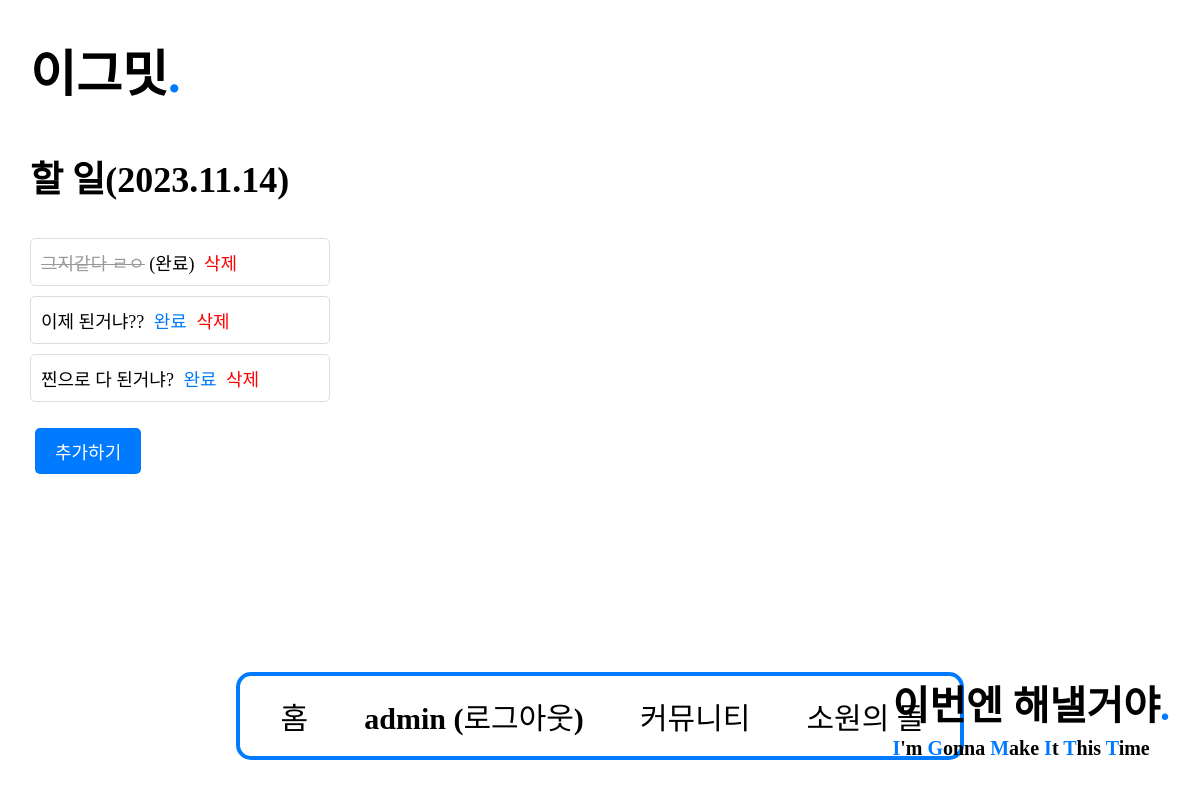
The page /todo/ (signed in) on the database its author committed.
### todolist/models.py (models this page shows, shortened)
class Task(models.Model):
    title = models.CharField(max_length=200)
    completed = models.BooleanField(default=False)

### todolist/views.py (the view)
# urls.py: path('', views.task_list, name='task_list'),
def task_list(request):
    tasks = Task.objects.all()
    return render(request, 'todo/task_list.html', {'tasks': tasks})

### todolist/templates/todo/task_list.html (shortened to what this page needs)
{% load static %}
<!DOCTYPE html>
<html>
  <head>
    <link
      rel="stylesheet"
      type="text/css"
      href="{% static 'todo_styles.css' %}"
    />
  </head>
  <body>
    <h1 class='logo-text'>이그밋<span>.</span></h1>
    <h1>할 일(2023.11.14)</h1>
    <ul>
      {% for task in tasks %}
        <li>
          {% if task.completed %}
            <s>{{ task.title }}</s> (완료)
          {% else %}
            {{ task.title }}
            <a href="{% url 'todolist:complete_task' task.id %}" class='comp'>완료</a>
          {% endif %}
          <a href="{% url 'todolist:delete_task' task.id %}" class='del'>삭제</a>
        </li>
      {% endfor %}
    </ul>
    <a href="{% url 'todolist:add_task' %}" class='add'>추가하기</a>
    <div class="bottom-navbar">
      <a href="{% url 'todolist:task_list' %}" class="nav-item">홈</a>
      {% if user.is_authenticated %}
      <a class="nav-item" href="{% url 'common:logout' %}">{{ user.username }} (로그아웃)</a>
      {% else %}
      <a href="{% url 'common:login' %}" class="nav-item">로그인</a>
      {% endif %}
      <a href="{% url 'community:question_list' %}" class="nav-item">커뮤니티</a>
      <a href="{% url 'wishes:wish_list' %}" class="nav-item">소원의 돌</a>
    </div>
    <div class="bottom-right-text">
        <p class = "bottom-first">이번엔 해낼거야<span>.</span></p>
        <p class = 'bottom-second'><span>I</span>'m <span>G</span>onna <span>M</span>ake <span>I</span>t <span>T</span>his <span>T</span>ime</p>
    </div>
  </body>
</html>

### igmitt/static/todo_styles.css (style rules this page uses)
body { display: flex; flex-direction: column; justify-content: flex-start; align-items: flex-start; height: 100vh; background-color: #ffffff; margin: 0px 30px 0; }
h1 { font-size: 36px; color: #000000; margin-bottom: 20px; text-align: left; }
ul { list-style: none; padding: 0; width: 300px; }
li { font-family: Pretendard; font-size: 18px; margin-bottom: 10px; border: 1px solid #ddd; padding: 10px; background-color: #fff; border-radius: 5px; }
li s { text-decoration: line-through; color: #999; }
a { text-decoration: none; color: #007bff; margin-left: 5px; }
a.del { font-family: Pretendard; color: red; }
a.add { background-color: #007bff; display: inline-block; padding: 10px 20px; font-size: 18px; border-radius: 5px; color: #ffffff; text-decoration: none; }
h1.logo-text { font-size: 50px; font-family: Pretendard; }
span { font-family: Pretendard; color: #007bff; }
.bottom-right-text { font-family: Pretendard; font-weight: bold; font-size: 20px; position: fixed; bottom: 10px; right: 20px; margin: 10px; }
.bottom-first { font-size: 40px; margin-bottom: 5px; }
.bottom-second { color: #000000; margin-top: 5px; }
.bottom-navbar { position: fixed; bottom: 40px; left: 50%; transform: translateX(-50%); width: 700px; padding: 10px; background: #FFF; border-radius: 15px; border: 4px solid #007BFF; display: flex; justify-content: space-around; }
.nav-item { font-family: Pretendard; font-weight: 550; text-align: center; padding: 8px 15px; color: #000000; text-decoration: none; border-radius: 8px; font-size: 30px; }

### rows shown on the page
Task: title "그지같다 ㄹㅇ"
Task: title "이제 된거냐??"
Task: title "찐으로 다 된거냐?"

### other values the page prints
{{ user.username }} "admin"
